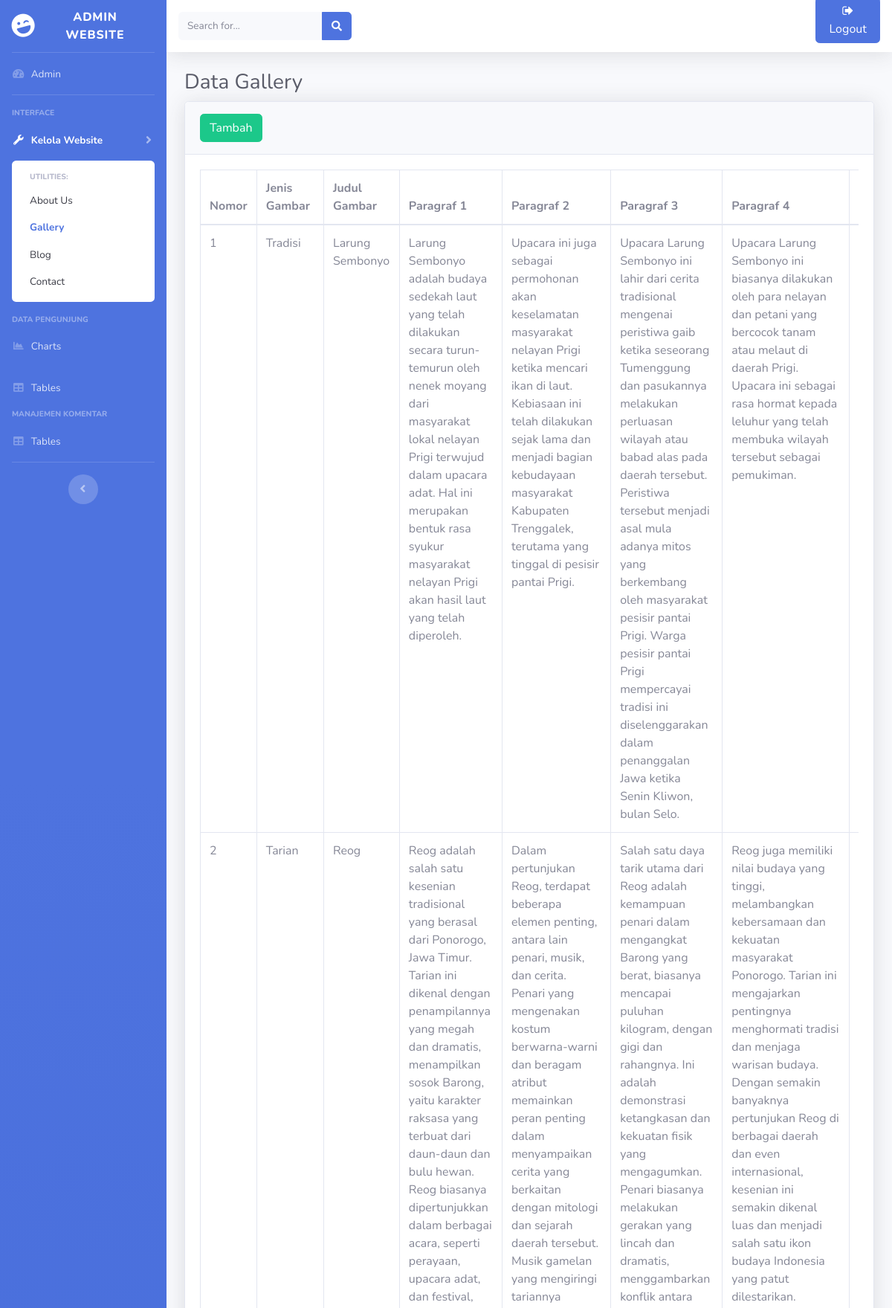
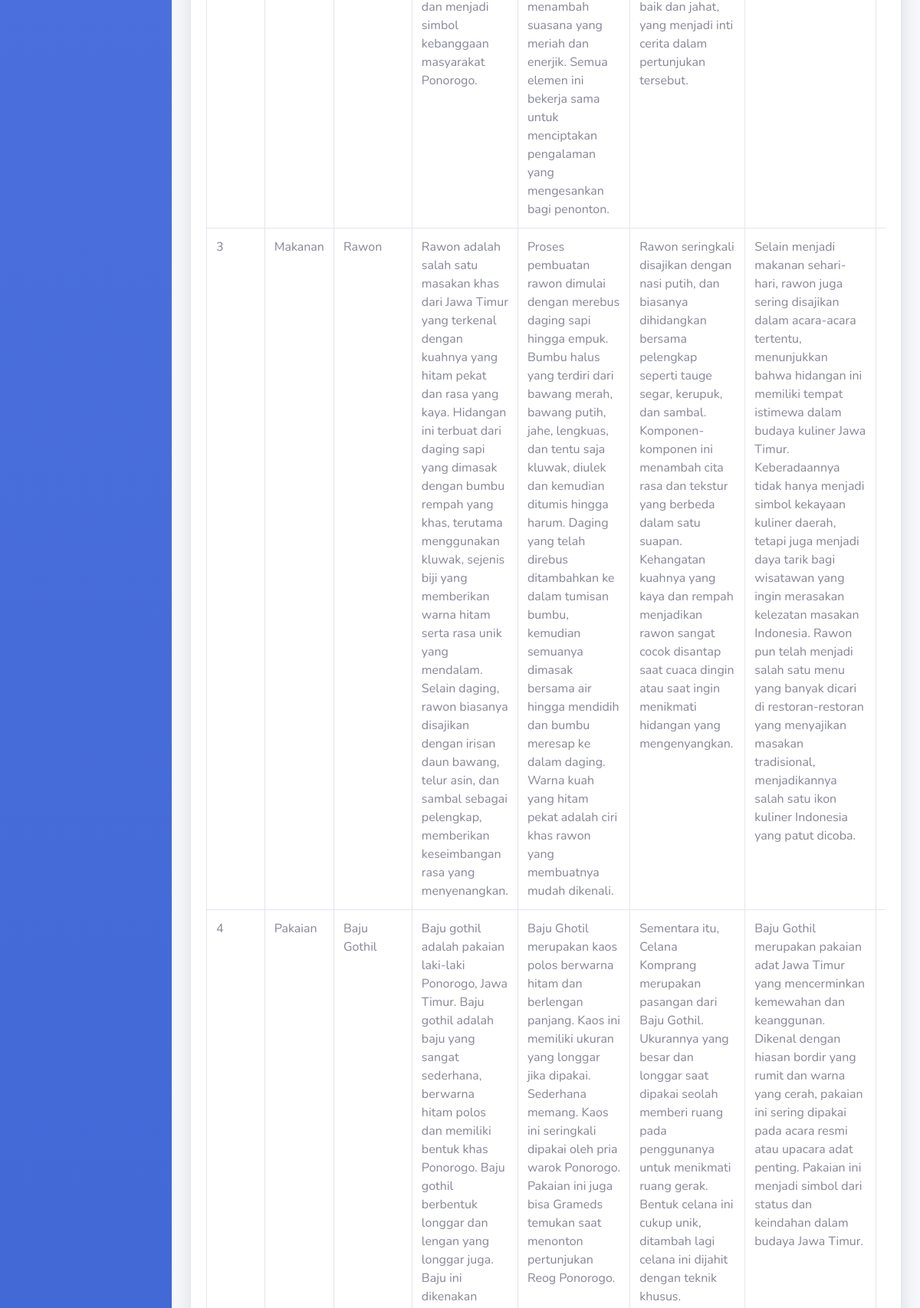
Screenshot of /Dashboard/gallery.php (signed in, upper part) with the database file from the repository (2 pictures, top to bottom).
### tables this page shows
CREATE TABLE `tgambar` (
  `id_gambar` int(3) NOT NULL,
  `jenis_gambar` varchar(128) NOT NULL,
  `judul_gambar` varchar(255) NOT NULL,
  `paragraf_1` text NOT NULL,
  `paragraf_2` text NOT NULL,
  `paragraf_3` text NOT NULL,
  `paragraf_4` text NOT NULL,
  `gambar_1` varchar(128) NOT NULL,
  `gambar_2` varchar(128) NOT NULL,
  `gambar_3` varchar(128) NOT NULL
);

### Dashboard/gallery.php (the view, shortened to what this page needs)
<?php include "header.php"; ?>
<?php include "koneksi.php"; ?>
<?php
$search_query = "";
?>
        <ul class="navbar-nav bg-gradient-primary sidebar sidebar-dark accordion" id="accordionSidebar">
            <a class="sidebar-brand d-flex align-items-center justify-content-center" href="index.html">
                <div class="sidebar-brand-icon rotate-n-15">
                    <i class="fas fa-laugh-wink"></i>
                </div>
                <div class="sidebar-brand-text mx-3">Admin Website</div>
            </a>
            <hr class="sidebar-divider my-0">
            <li class="nav-item">
                <a class="nav-link" href="admin.php">
                    <i class="fas fa-fw fa-tachometer-alt"></i>
                    <span>Admin</span></a>
            </li>
            <hr class="sidebar-divider">
            <div class="sidebar-heading">
                Interface
            </div>
            <li class="nav-item active">
                <a class="nav-link collapsed" href="#" data-toggle="collapse" data-target="#collapseUtilities"
                    aria-expanded="true" aria-controls="collapseUtilities">
                    <i class="fas fa-fw fa-wrench"></i>
                    <span>Kelola Website</span>
                </a>
                <div id="collapseUtilities" class="collapse show" aria-labelledby="headingUtilities"
                    data-parent="#accordionSidebar">
                    <div class="bg-white py-2 collapse-inner rounded">
                        <h6 class="collapse-header">Utilities:</h6>
                        <a class="collapse-item" href="about_us.php">About Us</a>
                        <a class="collapse-item active" href="gallery.php">Gallery</a>
                        <a class="collapse-item" href="berita.php">Blog</a>
                        <a class="collapse-item" href="kontak.php">Contact</a>
                    </div>
                </div>
            </li>
            <div class="sidebar-heading">
                Data Pengunjung
            </div>
            <li class="nav-item">
                <a class="nav-link" href="charts.php">
                    <i class="fas fa-fw fa-chart-area"></i>
                    <span>Charts</span></a>
            </li>
            <li class="nav-item">
                <a class="nav-link" href="tables.php">
                    <i class="fas fa-fw fa-table"></i>
                    <span>Tables</span></a>
            </li>
            <div class="sidebar-heading">
                Manajemen Komentar
            </div>
            <li class="nav-item">
                <a class="nav-link" href="komen.php">
                    <i class="fas fa-fw fa-table"></i>
                    <span>Tables</span></a>
            </li>
            <hr class="sidebar-divider d-none d-md-block">
            <div class="text-center d-none d-md-inline">
                <button class="rounded-circle border-0" id="sidebarToggle"></button>
            </div>
        </ul>
        <div id="content-wrapper" class="d-flex flex-column">
            <div id="content">
                <nav class="navbar navbar-expand navbar-light bg-white topbar mb-4 static-top shadow">
                <form class="form-inline mr-auto w-100 navbar-search" action="gallery.php" method="GET">
                    <div class="input-group">
                        <input type="text" class="form-control bg-light border-0 small" placeholder="Search for..." aria-label="Search" name="search_query" value="<?php echo isset($_GET['search_query']) ? $_GET['search_query'] : ''; ?>" aria-describedby="basic-addon2">
                        <div class="input-group-append">
                            <button class="btn btn-primary" type="submit">
                                <i class="fas fa-search fa-sm"></i>
                            </button>
                        </div>
                    </div>
                </form>
                    <ul class="navbar-nav ml-auto">
                        <li class="nav-item dropdown no-arrow">
                            <a href ="logout.php" class="btn btn-primary mb-3"><i class="fa fa-sign-out"></i> Logout</a>
                        </li>
                    </ul>
                </nav>
<div class="container-fluid">
<h1 class="h3 mb-2 text-gray-800">Data Gallery</h1>
<div class="card shadow mb-4">
<div class="card-header py-3" style="display: flex; justify-content: space-between; align-items: center;">
    <div style="display: flex; gap: 10px;">
        <button type="button" class="btn btn-success" data-toggle="modal" data-target="#addgaleri">Tambah</button>
    </div>
</div>
    <div class="card-body">
        <div class="table-responsive">
                               <table class="table table-bordered" id="dataTable" width="100%" cellspacing="0">
                                    <thead>
                                        <tr>
                                            <th>Nomor</th>
                                            <th>Jenis Gambar</th>
                                            <th>Judul Gambar</th>
                                            <th>Paragraf 1</th>
                                            <th>Paragraf 2</th>
                                            <th>Paragraf 3</th>
                                            <th>Paragraf 4</th>
                                            <th>Gambar 1</th>
                                        </tr>
                                    </thead>
                                    <tbody>
                                    <?php
                            $query = "SELECT * FROM tgambar WHERE judul_gambar LIKE '%$search_query%' OR jenis_gambar LIKE '%$search_query%' ORDER BY id_gambar ASC";
                            $tampil = mysqli_query($koneksi, $query);
                            $no = 1;
                            while ($data = mysqli_fetch_array($tampil)) {
                                        ?>
                                        <tr>
                                        <td><?= $no++; ?></td>
                                        <td><?= $data['jenis_gambar']; ?></td>
                                        <td><?= $data['judul_gambar']; ?></td>
                                        <td><?= $data['paragraf_1']; ?></td>
                                        <td><?= $data['paragraf_2']; ?></td>
                                        <td><?= $data['paragraf_3']; ?></td>
                                        <td><?= $data['paragraf_4']; ?></td>
                                        <td><img src="<?= $data['gambar_1']; ?>" alt="Gambar" width="100" height="100"></td>
                                        </tr>
                                        <?php } ?>
                                    </tbody>
                                </table>
        </div>
    </div>
</div>
</div>
<?php include "footer.php"; ?>

### rows the page displays
tgambar: jenis_gambar "Tradisi", judul_gambar "Larung Sembonyo", paragraf_1 "Larung Sembonyo adalah budaya sedekah laut yang telah dilakukan secara turun-temurun oleh nenek moyang dari masyarakat lokal nelayan Prigi terwujud dalam upacara adat. Hal ini merupakan bentuk rasa syukur masyarakat nelayan Prigi akan hasil laut yang telah diperoleh.", paragraf_2 "Upacara ini juga sebagai permohonan akan keselamatan masyarakat nelayan Prigi ketika mencari ikan di laut. Kebiasaan ini telah dilakukan sejak lama dan menjadi bagian kebudayaan masyarakat Kabupaten Trenggalek, terutama yang tinggal di pesisir pantai Prigi.", paragraf_3 "Upacara Larung Sembonyo ini lahir dari cerita tradisional mengenai peristiwa gaib ketika seseorang Tumenggung dan pasukannya melakukan perluasan wilayah atau babad alas pada daerah tersebut. Peristiwa tersebut menjadi asal mula adanya mitos yang berkembang oleh masyarakat pesisir pantai Prigi. Warga pesisir pantai Prigi mempercayai tradisi ini diselenggarakan dalam penanggalan Jawa ketika Senin Kliwon, bulan Selo.", paragraf_4 "Upacara Larung Sembonyo ini biasanya dilakukan oleh para nelayan dan petani yang bercocok tanam atau melaut di daerah Prigi. Upacara ini sebagai rasa hormat kepada leluhur yang telah membuka wilayah tersebut sebagai pemukiman."
tgambar: jenis_gambar "Tarian", judul_gambar "Reog", paragraf_1 "Reog adalah salah satu kesenian tradisional yang berasal dari Ponorogo, Jawa Timur. Tarian ini dikenal dengan penampilannya yang megah dan dramatis, menampilkan sosok Barong, yaitu karakter raksasa yang terbuat dari daun-daun dan bulu hewan. Reog biasanya dipertunjukkan dalam berbagai acara, seperti perayaan, upacara adat, dan festival, dan menjadi simbol kebanggaan masyarakat Ponorogo.", paragraf_2 "Dalam pertunjukan Reog, terdapat beberapa elemen penting, antara lain penari, musik, dan cerita. Penari yang mengenakan kostum berwarna-warni dan beragam atribut memainkan peran penting dalam menyampaikan cerita yang berkaitan dengan mitologi dan sejarah daerah tersebut. Musik gamelan yang mengiringi tariannya menambah suasana yang meriah dan enerjik. Semua elemen ini bekerja sama untuk menciptakan pengalaman yang mengesankan bagi penonton.", paragraf_3 "Salah satu daya tarik utama dari Reog adalah kemampuan penari dalam mengangkat Barong yang berat, biasanya mencapai puluhan kilogram, dengan gigi dan rahangnya. Ini adalah demonstrasi ketangkasan dan kekuatan fisik yang mengagumkan. Penari biasanya melakukan gerakan yang lincah dan dramatis, menggambarkan konflik antara baik dan jahat, yang menjadi inti cerita dalam pertunjukan tersebut.", paragraf_4 "Reog juga memiliki nilai budaya yang tinggi, melambangkan kebersamaan dan kekuatan masyarakat Ponorogo. Tarian ini mengajarkan pentingnya menghormati tradisi dan menjaga warisan budaya. Dengan semakin banyaknya pertunjukan Reog di berbagai daerah dan even internasional, kesenian ini semakin dikenal luas dan menjadi salah satu ikon budaya Indonesia yang patut dilestarikan."
tgambar: jenis_gambar "Makanan", judul_gambar "Rawon", paragraf_1 "Rawon adalah salah satu masakan khas dari Jawa Timur yang terkenal dengan kuahnya yang hitam pekat dan rasa yang kaya. Hidangan ini terbuat dari daging sapi yang dimasak dengan bumbu rempah yang khas, terutama menggunakan kluwak, sejenis biji yang memberikan warna hitam serta rasa unik yang mendalam. Selain daging, rawon biasanya disajikan dengan irisan daun bawang, telur asin, dan sambal sebagai pelengkap, memberikan keseimbangan rasa yang menyenangkan.", paragraf_2 "Proses pembuatan rawon dimulai dengan merebus daging sapi hingga empuk. Bumbu halus yang terdiri dari bawang merah, bawang putih, jahe, lengkuas, dan tentu saja kluwak, diulek dan kemudian ditumis hingga harum. Daging yang telah direbus ditambahkan ke dalam tumisan bumbu, kemudian semuanya dimasak bersama air hingga mendidih dan bumbu meresap ke dalam daging. Warna kuah yang hitam pekat adalah ciri khas rawon yang membuatnya mudah dikenali.", paragraf_3 "Rawon seringkali disajikan dengan nasi putih, dan biasanya dihidangkan bersama pelengkap seperti tauge segar, kerupuk, dan sambal. Komponen-komponen ini menambah cita rasa dan tekstur yang berbeda dalam satu suapan. Kehangatan kuahnya yang kaya dan rempah menjadikan rawon sangat cocok disantap saat cuaca dingin atau saat ingin menikmati hidangan yang mengenyangkan.", paragraf_4 "Selain menjadi makanan sehari-hari, rawon juga sering disajikan dalam acara-acara tertentu, menunjukkan bahwa hidangan ini memiliki tempat istimewa dalam budaya kuliner Jawa Timur. Keberadaannya tidak hanya menjadi simbol kekayaan kuliner daerah, tetapi juga menjadi daya tarik bagi wisatawan yang ingin merasakan kelezatan masakan Indonesia. Rawon pun telah menjadi salah satu menu yang banyak dicari di restoran-restoran yang menyajikan masakan tradisional, menjadikannya salah satu ikon kuliner Indonesia yang patut dicoba."
tgambar: jenis_gambar "Pakaian", judul_gambar "Baju Gothil", paragraf_2 "Baju Ghotil merupakan kaos polos berwarna hitam dan berlengan panjang. Kaos ini memiliki ukuran yang longgar jika dipakai. Sederhana memang. Kaos ini seringkali dipakai oleh pria warok Ponorogo. Pakaian ini juga bisa Grameds temukan saat menonton pertunjukan Reog Ponorogo.", paragraf_3 "Sementara itu, Celana Komprang merupakan pasangan dari Baju Gothil. Ukurannya yang besar dan longgar saat dipakai seolah memberi ruang pada penggunanya untuk menikmati ruang gerak. Bentuk celana ini cukup unik, ditambah lagi celana ini dijahit dengan teknik khusus.", paragraf_4 "Baju Gothil merupakan pakaian adat Jawa Timur yang mencerminkan kemewahan dan keanggunan. Dikenal dengan hiasan bordir yang rumit dan warna yang cerah, pakaian ini sering dipakai pada acara resmi atau upacara adat penting. Pakaian ini menjadi simbol dari status dan keindahan dalam budaya Jawa Timur."
